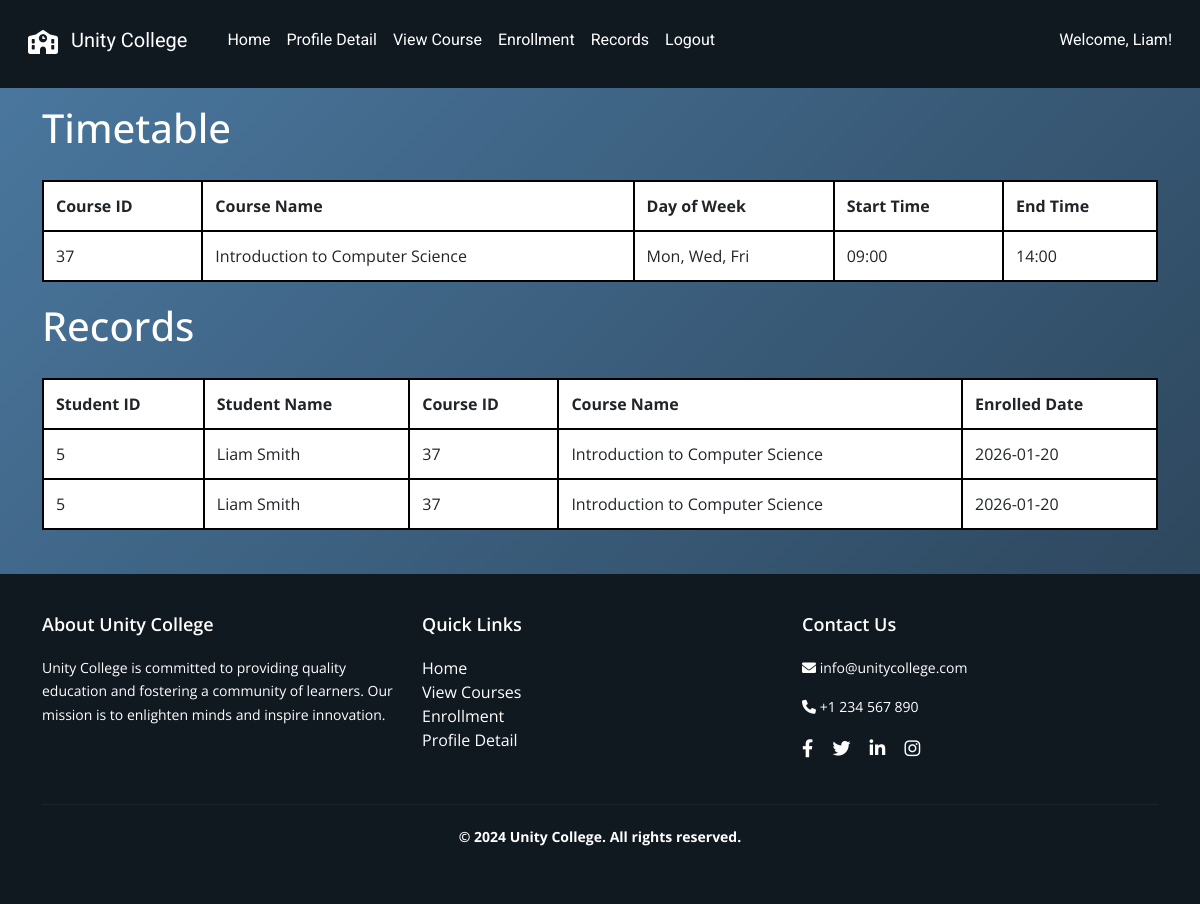
/student/records (signed in), run on the app's committed database.
### tables this page shows
CREATE TABLE "schedule" (
    "id" INTEGER PRIMARY KEY AUTOINCREMENT,
    "course_id" INTEGER NOT NULL,
    "day_of_week" TEXT NOT NULL,
    "start_time" TEXT NOT NULL,
    "end_time" TEXT NOT NULL,
    FOREIGN KEY("course_id") REFERENCES "course"("id") ON DELETE CASCADE
);

CREATE TABLE "course" (
    "id" INTEGER PRIMARY KEY AUTOINCREMENT,
    "name" TEXT NOT NULL,
    "image" TEXT NOT NULL,
    "description" TEXT NOT NULL,
    "credits" INTEGER NOT NULL,
    "lecturer" TEXT NOT NULL
);

CREATE TABLE "enrollment" (
    "id" INTEGER PRIMARY KEY AUTOINCREMENT,
    "student_id" INTEGER NOT NULL,
    "course_id" INTEGER NOT NULL,
    "enroll_date" DATE NOT NULL,
    FOREIGN KEY("student_id") REFERENCES "student"("id") ON DELETE RESTRICT,
    FOREIGN KEY("course_id") REFERENCES "course"("id") ON DELETE RESTRICT
);

### app.py (the view)
@app.route('/student/records')
def view_enrollment_records():
    if 'uid' not in session or session.get('user_type') != 'student':
        return redirect(url_for('student_login'))
    uid = session.get('uid')
    first_name = session.get('first_name')
    try:
        enrollments = query_db("""
            SELECT e.student_id,
                   s.first_name || ' ' || s.last_name AS fullname,
                   c.id AS course_id,
                   c.name AS course_name,
                   e.enroll_date
            FROM enrollment e
            JOIN student s ON e.student_id = s.id
            JOIN course c ON e.course_id = c.id
            WHERE e.student_id = ?
        """, (uid,))
        timetable = query_db("""
            SELECT sc.course_id, c.name AS course_name, sc.day_of_week, sc.start_time, sc.end_time
            FROM schedule sc
            JOIN course c ON sc.course_id = c.id
            WHERE sc.course_id IN (
                SELECT e.course_id FROM enrollment e WHERE e.student_id = ?
            )
            ORDER BY sc.day_of_week, sc.start_time
        """, (uid,))
    except Exception as e:
        print(traceback.format_exc())
        enrollments = []
        timetable = []
    return render_template('student/records.html',
                           enrollments=enrollments,
                           timetable=timetable,
                           first_name=first_name,
                           uid=uid
                         )

### dbcontroller.py (called while the page is built)
def query_db(query, args=()):
    con = sqlite3.connect('advweb.db')
    cur = con.cursor()
    cur.execute(query, args)
    rv = cur.fetchall()
    cur.close()
    con.close()
    return rv

### templates/student/records.html (shortened to what this page needs)
{% extends "/student/layout.html" %} {% block content %}
<link rel="stylesheet" href="/static/css/student/record.css" />
<h1>Timetable</h1>
<div class="table-responsive">
  <table>
    <thead>
      <tr>
        <th>Course ID</th>
        <th>Course Name</th>
        <th>Day of Week</th>
        <th>Start Time</th>
        <th>End Time</th>
      </tr>
    </thead>
    <tbody>
      {% if timetable %} {% for item in timetable %}
      <tr>
        <td>{{ item[0] }}</td>
        <td>{{ item[1] }}</td>
        <td>{{ item[2] }}</td>
        <td>{{ item[3] }}</td>
        <td>{{ item[4] }}</td>
      </tr>
      {% endfor %} {% else %}
      <tr>
        <td colspan="5">No timetable records found.</td>
      </tr>
      {% endif %}
    </tbody>
  </table>
</div>
<h1>Records</h1>
<div class="table-responsive">
  <table>
    <thead>
      <tr>
        <th>Student ID</th>
        <th>Student Name</th>
        <th>Course ID</th>
        <th>Course Name</th>
        <th>Enrolled Date</th>
      </tr>
    </thead>
    <tbody>
      {% if enrollments %} {% for enrollment in enrollments %}
      <tr>
        <td>{{ enrollment[0] }}</td>
        <td>{{ enrollment[1] }}</td>
        <td>{{ enrollment[2] }}</td>
        <td>{{ enrollment[3] }}</td>
        <td>{{ enrollment[4] }}</td>
      </tr>
      {% endfor %} {% else %}
      <tr>
        <td colspan="5">No enrollment records found.</td>
      </tr>
      {% endif %}
    </tbody>
  </table>
</div>
{% endblock %}

### static/css/student/layout.css (style rules this page uses)
html, body { height: 100%; margin: 0; font-family: "Open Sans", sans-serif; }
body { display: flex; flex-direction: column; }
body { background: linear-gradient(135deg, #4b79a1 0%, #283e51 100%) no-repeat center center fixed; }

### static/css/student/record.css (style rules this page uses)
.table-responsive { overflow-x: auto; -webkit-overflow-scrolling: touch; }
table { width: 100%; border-collapse: collapse; margin: 20px 0; background-color: white; }
table, th, td { border: 2px solid black; }
th, td { padding: 12px; text-align: left; white-space: nowrap; }
h1 { color: white; }

### data on the page
schedule: course "37", name "Introduction to Computer Science", day_of_week "Mon, Wed, Fri", start_time "09:00", end_time "14:00"
enrollment: student "5", enrollment "Liam Smith", enrollment "37", name "Introduction to Computer Science", enroll_date "2026-01-20"
enrollment: student "5", enrollment "Liam Smith", enrollment "37", name "Introduction to Computer Science", enroll_date "2026-01-20"

### other printed values
{{ first_name }} "Liam"
